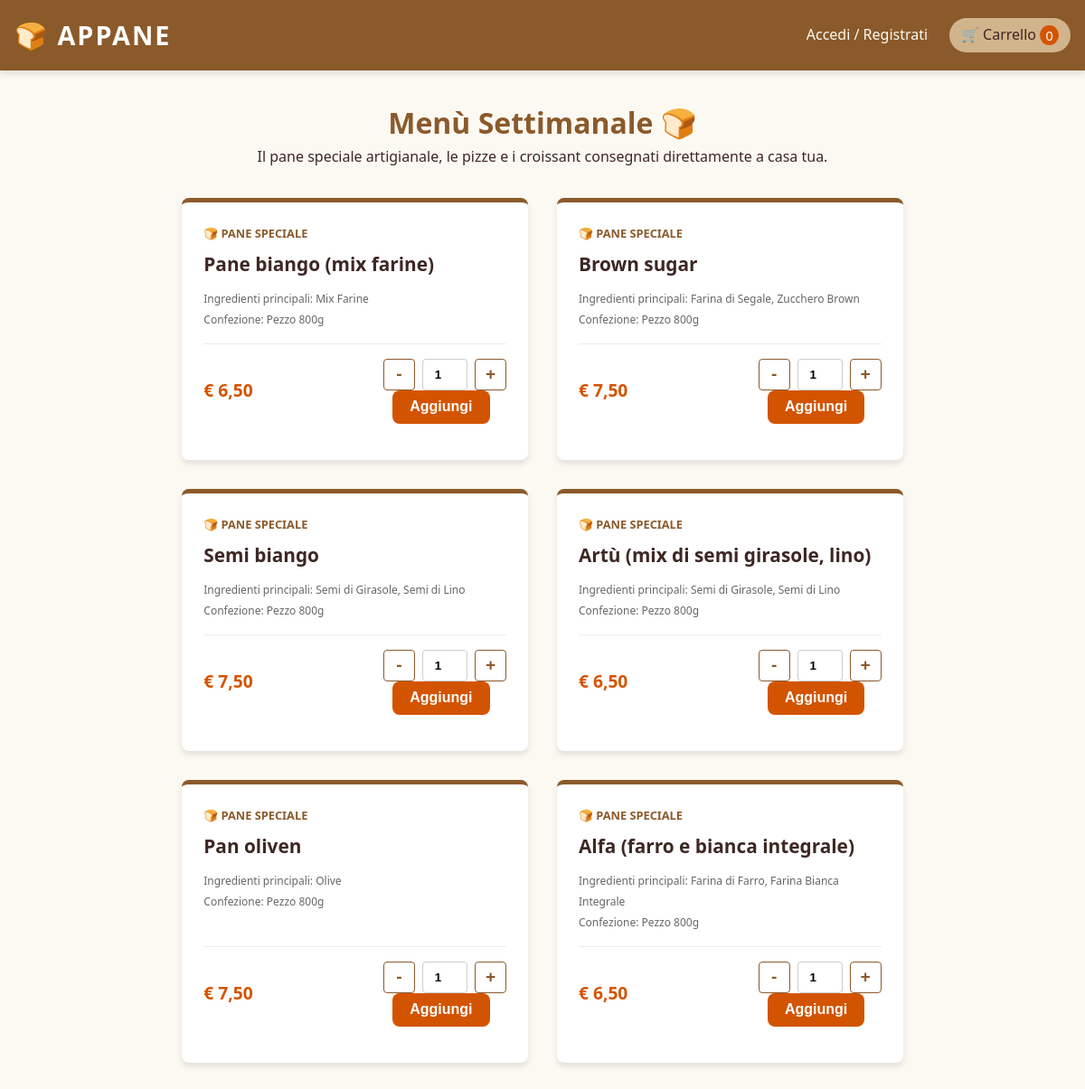
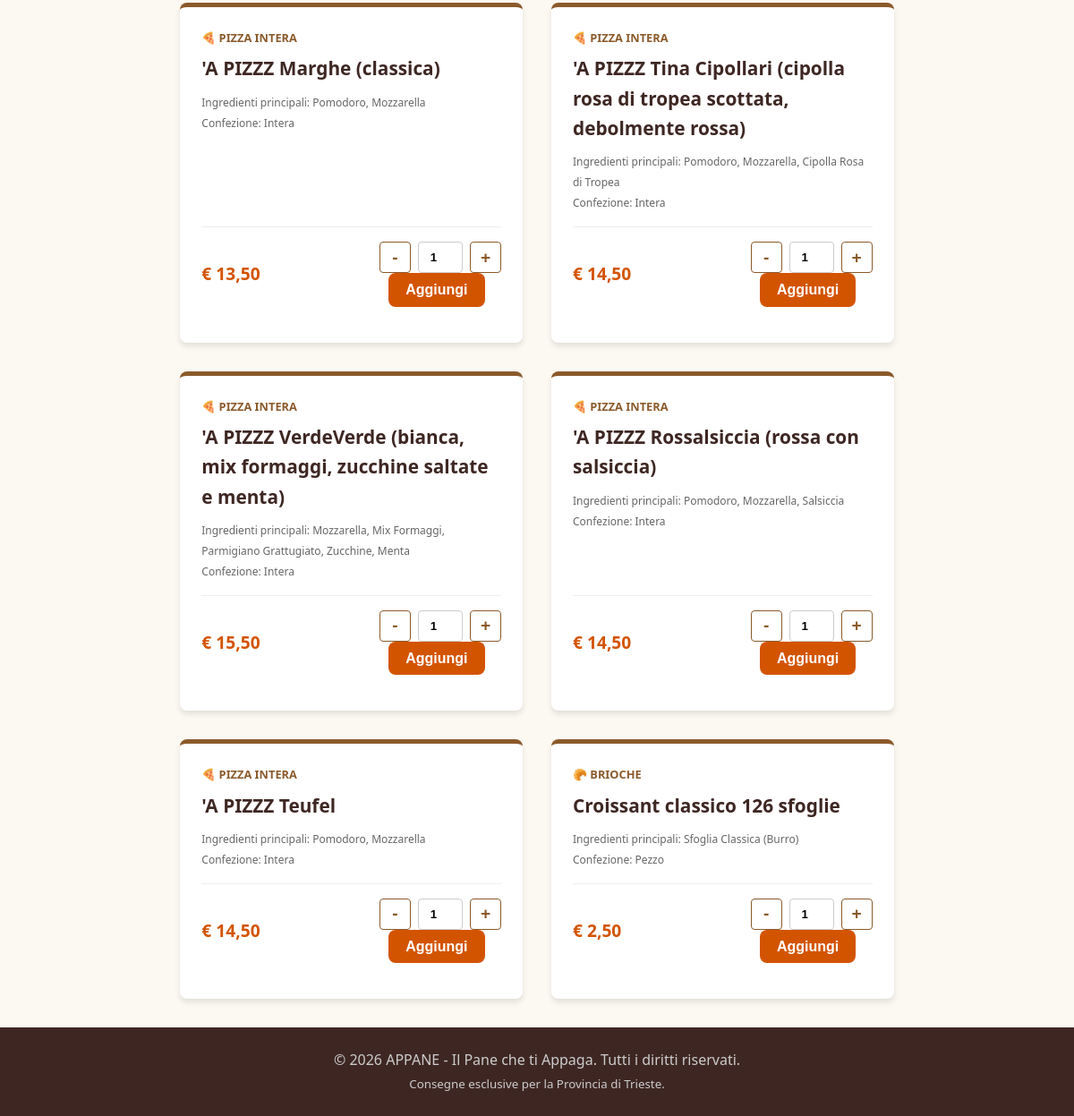
Page /cgi-bin/index.php on the committed database (2 pictures, top to bottom).
### tables this page shows
CREATE TABLE tprodotto (
    id_prodotto INT AUTO_INCREMENT PRIMARY KEY,
    nome_prodotto VARCHAR(150) NOT NULL,
    prezzo DECIMAL(10,2) NOT NULL,
    confezione VARCHAR(50) NOT NULL, 
    tipologia ENUM('Pane speciale', 'Pizza intera', 'Brioche') NOT NULL
);

### cgi-bin/include/config.php (called while the page is built, shortened)
<?php
function is_logged_in(): bool
{
    return isset($_SESSION['user_id']);
}
function is_order_open(): bool
{
    return true;
}

### cgi-bin/index.php (the view, shortened to what this page needs)
<?php
require_once __DIR__ . '/include/config.php';
$stmt = $db->query("
    SELECT p.id_prodotto, p.nome_prodotto, p.prezzo, p.confezione, p.tipologia,
           GROUP_CONCAT(i.nome_ingrediente SEPARATOR ', ') as ingredienti
    FROM tprodotto p
    LEFT JOIN tricetta r ON p.id_prodotto = r.id_prodotto
    LEFT JOIN tingrediente i ON r.id_ingrediente = i.id_ingrediente
    GROUP BY p.id_prodotto
");
$prodotti = $stmt->fetchAll();
$isOrderActive = is_order_open();
require_once __DIR__ . '/include/header.php';
?>
<div class="text-center" style="margin-bottom: 2rem;">
    <h1 style="color: var(--primary-color);">Menù Settimanale 🍞</h1>
    <p>Il pane speciale artigianale, le pizze e i croissant consegnati direttamente a casa tua.</p>
</div>
<div class="product-grid">
    <?php foreach ($prodotti as $p): ?>
        <div class="product-card">
            <?php
                $emoji = "🍞";
                if ($p['tipologia'] === 'Pizza intera') $emoji = "🍕";
                if ($p['tipologia'] === 'Brioche') $emoji = "🥐";
            ?>
            <div class="product-type"><?= $emoji ?> <?= htmlspecialchars($p['tipologia']) ?></div>
            <h3 class="product-name"><?= htmlspecialchars($p['nome_prodotto']) ?></h3>
            <p class="product-ingredients">
                <small>Ingredienti principali: <?= htmlspecialchars($p['ingredienti'] ?? 'N/A') ?></small><br>
                <small>Confezione: <?= htmlspecialchars($p['confezione']) ?></small>
            </p>
            <div class="product-meta">
                <span class="product-price">€ <?= number_format($p['prezzo'], 2, ',', '.') ?></span>
                <?php if ($isOrderActive): ?>
                    <form action="cart_action.php" method="POST" class="controlli">
                        <div class="qty-controls">
                            <button type="button" class="qty-btn" onclick="this.nextElementSibling.stepDown()">-</button>
                            <input type="number" name="quantita" value="1" min="1" max="50" class="qty-input">
                            <button type="button" class="qty-btn" onclick="this.previousElementSibling.stepUp()">+</button>
                        </div>
                        <button type="submit" class="btn btn-accent" style="margin-left:10px;">Aggiungi</button>
                    </form>
                <?php else: ?>
                    <button class="btn" disabled style="background-color: #ccc; cursor: not-allowed;">Non Ordinabile Ora</button>
                <?php endif; ?>
            </div>
        </div>
    <?php endforeach; ?>
</div>
<?php require_once __DIR__ . '/include/footer.php'; ?>

### cgi-bin/include/header.php (shortened to what this page needs)
<!DOCTYPE html>
<html lang="it">
<head>
    <link rel="stylesheet" href="../httpdocs/css/stile.css">
</head>
<body>
<header class="main-header">
    <div class="header-content">
        <a href="index.php" class="logo">🍞 APPANE</a>
        <nav class="nav-links">
            <?php if (is_logged_in()): ?>
                <span class="welcome-msg">Ciao, <?= htmlspecialchars($_SESSION['user_nome']) ?>!</span>
                <a href="orders.php">I Miei Ordini</a>
                <a href="logout.php">Logout</a>
            <?php else: ?>
                <a href="login.php">Accedi / Registrati</a>
            <?php endif; ?>
            <a href="cart.php" class="cart-link">
                🛒 Carrello <span class="cart-badge">
                    <?= isset($_SESSION['cart']) ? array_sum($_SESSION['cart']) : 0 ?>
                </span>
            </a>
        </nav>
    </div>
</header>
<main class="main-container">

### cgi-bin/include/footer.php (shortened to what this page needs)
</main>
<footer class="main-footer">
    <p>&copy; <?= date("Y") ?> APPANE - Il Pane che ti Appaga. Tutti i diritti riservati.</p>
    <p><small>Consegne esclusive per la Provincia di Trieste.</small></p>
</footer>
</body>
</html>

### httpdocs/css/stile.css (style rules this page uses)
:root { --primary-color: #8b5a2b; --secondary-color: #d2b48c; --accent-color: #d35400; --bg-color: #fcf9f2; --text-color: #3e2723; --error-color: #c0392b; --success-color: #27ae60; --border-radius: 8px; --box-shadow: 0 4px 6px rgba(0, 0, 0, 0.1); }
* { box-sizing: border-box; margin: 0; padding: 0; }
body { font-family: 'Segoe UI', Tahoma, Geneva, Verdana, sans-serif; color: var(--text-color); background-color: var(--bg-color); line-height: 1.6; display: flex; flex-direction: column; min-height: 100vh; }
.main-header { background-color: var(--primary-color); color: white; padding: 1rem 0; box-shadow: var(--box-shadow); position: sticky; top: 0; z-index: 100; }
.header-content { max-width: 1200px; margin: 0 auto; padding: 0 1rem; display: flex; justify-content: space-between; align-items: center; flex-wrap: wrap; }
.logo { font-size: 1.8rem; font-weight: bold; color: white; text-decoration: none; letter-spacing: 2px; }
.nav-links { display: flex; gap: 1.5rem; align-items: center; }
.nav-links a { color: #fcf9f2; text-decoration: none; font-weight: 500; transition: color 0.3s; }
.cart-link { background-color: var(--secondary-color); color: var(--text-color) !important; padding: 0.4rem 0.8rem; border-radius: 20px; font-weight: bold; }
.cart-badge { background-color: var(--accent-color); color: white; padding: 0.1rem 0.4rem; border-radius: 50%; font-size: 0.9rem; }
.main-container { max-width: 1200px; margin: 2rem auto; padding: 0 1rem; flex: 1; }
.main-footer { background-color: var(--text-color); color: #ccc; text-align: center; padding: 1.5rem; margin-top: auto; }
.product-grid { display: grid; grid-template-columns: repeat(auto-fill, minmax(280px, 1fr)); gap: 2rem; margin-top: 1.5rem; }
.product-card { background-color: white; border-radius: var(--border-radius); padding: 1.5rem; box-shadow: var(--box-shadow); display: flex; flex-direction: column; border-top: 5px solid var(--primary-color); transition: transform 0.2s; }
.product-type { font-size: 0.8rem; text-transform: uppercase; color: var(--primary-color); font-weight: bold; margin-bottom: 0.5rem; }
.product-name { font-size: 1.3rem; margin-bottom: 0.5rem; color: var(--text-color); }
.product-ingredients { font-size: 0.9rem; color: #666; margin-bottom: 1rem; flex-grow: 1; }
.product-meta { display: flex; justify-content: space-between; align-items: center; margin-bottom: 1rem; font-weight: bold; padding-top: 1rem; border-top: 1px solid #eee; }
.product-price { font-size: 1.2rem; color: var(--accent-color); }
.btn { display: inline-block; padding: 0.6rem 1.2rem; border: none; border-radius: var(--border-radius); cursor: pointer; font-weight: bold; text-align: center; background-color: var(--primary-color); color: white; transition: background-color 0.3s; text-decoration: none; font-size: 1rem; }
.btn-accent { background-color: var(--accent-color); }
.qty-controls { display: flex; align-items: center; gap: 0.5rem; }
.qty-btn { width: 35px; height: 35px; border: 1px solid var(--primary-color); background-color: transparent; color: var(--primary-color); border-radius: 4px; cursor: pointer; font-size: 1.2rem; font-weight: bold; display: flex; align-items: center; justify-content: center; }
.qty-input { width: 50px; text-align: center; height: 35px; border: 1px solid #ccc; border-radius: 4px; font-weight: bold; }
.text-center { text-align: center; }

### rows in the picture
tprodotto: emoji "🍞", tipologia "PANE SPECIALE", nome_prodotto "Pane biango (mix farine)", ingredienti "Mix Farine", confezione "Pezzo 800g", prezzo "6,50"
tprodotto: emoji "🍞", tipologia "PANE SPECIALE", nome_prodotto "Brown sugar", ingredienti "Farina di Segale, Zucchero Brown", confezione "Pezzo 800g", prezzo "7,50"
tprodotto: emoji "🍞", tipologia "PANE SPECIALE", nome_prodotto "Semi biango", ingredienti "Semi di Girasole, Semi di Lino", confezione "Pezzo 800g", prezzo "7,50"
tprodotto: emoji "🍞", tipologia "PANE SPECIALE", nome_prodotto "Artù (mix di semi girasole, lino)", ingredienti "Semi di Girasole, Semi di Lino", confezione "Pezzo 800g", prezzo "6,50"
tprodotto: emoji "🍞", tipologia "PANE SPECIALE", nome_prodotto "Pan oliven", ingredienti "Olive", confezione "Pezzo 800g", prezzo "7,50"
tprodotto: emoji "🍞", tipologia "PANE SPECIALE", nome_prodotto "Alfa (farro e bianca integrale)", ingredienti "Farina di Farro, Farina Bianca Integrale", confezione "Pezzo 800g", prezzo "6,50"
tprodotto: tipologia "🍕", tipologia "PIZZA INTERA", nome_prodotto "'A PIZZZ Marghe (classica)", ingredienti "Pomodoro, Mozzarella", confezione "Intera", prezzo "13,50"
tprodotto: tipologia "🍕", tipologia "PIZZA INTERA", nome_prodotto "'A PIZZZ Tina Cipollari (cipolla rosa di tropea scottata, debolmente rossa)", ingredienti "Pomodoro, Mozzarella, Cipolla Rosa di Tropea", confezione "Intera", prezzo "14,50"
tprodotto: tipologia "🍕", tipologia "PIZZA INTERA", nome_prodotto "'A PIZZZ VerdeVerde (bianca, mix formaggi, zucchine saltate e menta)", ingredienti "Mozzarella, Mix Formaggi, Parmigiano Grattugiato, Zucchine, Menta", confezione "Intera", prezzo "15,50"
tprodotto: tipologia "🍕", tipologia "PIZZA INTERA", nome_prodotto "'A PIZZZ Rossalsiccia (rossa con salsiccia)", ingredienti "Pomodoro, Mozzarella, Salsiccia", confezione "Intera", prezzo "14,50"
tprodotto: tipologia "🍕", tipologia "PIZZA INTERA", nome_prodotto "'A PIZZZ Teufel", ingredienti "Pomodoro, Mozzarella", confezione "Intera", prezzo "14,50"
tprodotto: tipologia "🥐", tipologia "BRIOCHE", nome_prodotto "Croissant classico 126 sfoglie", ingredienti "Sfoglia Classica (Burro)", confezione "Pezzo", prezzo "2,50"

### other values in the picture
array_sum($_SESSION['cart']) "0"
